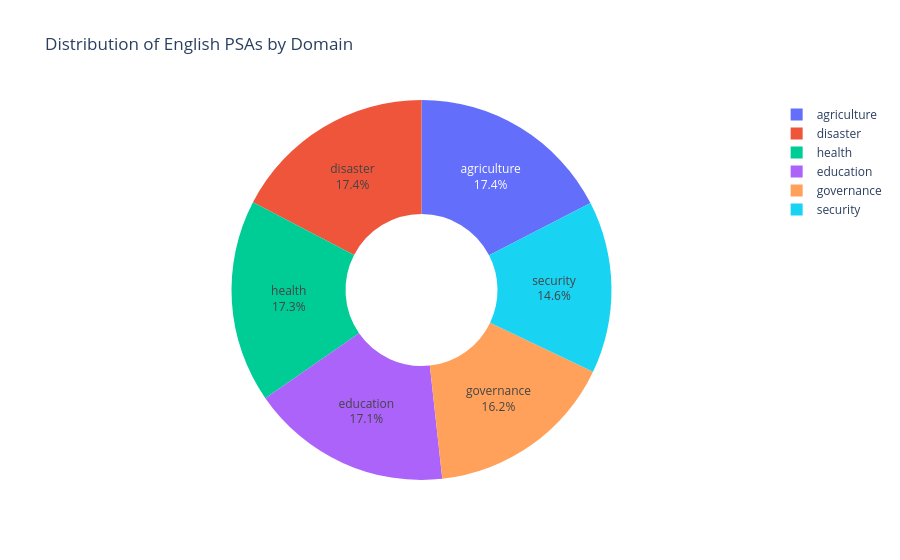

Notebook cell for this chart:
### Code cell
# distribution of the English column by domain, create an interactive pie chart for this
domain_counts = df2['Domain'].value_counts().reset_index()
domain_counts.columns = ['Domain', 'Count']
import plotly.express as px
fig = px.pie(domain_counts, names='Domain', values='Count', title='Distribution of English PSAs by Domain', hole=0.4)

fig.update_traces(textposition='inside', textinfo='percent+label')
fig.show()

### Figure 1 — Plotly figure (JSON) as saved in the notebook; plotly's stock layout.template omitted (floating-point values rounded to 4 significant figures)
{"data": [{"domain": {"x": [0, 1], "y": [0, 1]}, "hole": 0.4, "hovertemplate": "Domain=%{label}<br>Count=%{value}<extra></extra>", "labels": ["agriculture", "disaster", "health", "education", "governance", "security"], "legendgroup": "", "name": "", "showlegend": true, "textinfo": "percent+label", "textposition": "inside", "type": "pie", "values": [874, 870, 866, 857, 811, 733]}], "layout": {"legend": {"tracegroupgap": 0}, "title": {"text": "Distribution of English PSAs by Domain"}}}
